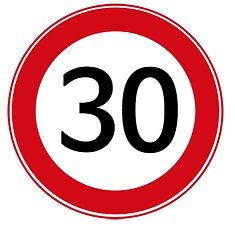
//> input picture minbaek_part/traffic_sign_vision/img/s_30.JPG, 235 x 228 px, given in place of the camera
$ ./perception   (built with g++ and OpenCV 4)
//> lines starting //> are read from the running program, lines starting //| are printed output that depends on the picture; after the words box and inside, x2 and y2 are one past the last pixel; in counts of white or black regions, pixels touching at a corner belong together
#include "opencv2/opencv.hpp"

using namespace cv;
using namespace std;

int main(void)
{
	VideoCapture capture(0);

	if (!capture.isOpened()) {
		std::cerr << "Could not open camera" << std::endl;
		return 0;
	}

	//setting
	Mat frame;
	Mat hsv_frame;
	Mat dst_frame;
	Mat blur_frame;

	// red value range
	Scalar lowerb_red(170, 50, 0);
	Scalar upperb_red(179, 255, 255);

	// blue value range
	Scalar lowerb_blue(75, 50, 0);
	Scalar upperb_blue(130, 255, 255);

	//set contours
	int mode = RETR_EXTERNAL;
	int method = CHAIN_APPROX_SIMPLE;
	vector<vector<Point> > contours;

	//set blur
	int blur_size = 15;

	while (true)
	{
		bool frame_valid = true;

		try {
			capture >> frame; // get a new frame from webcam
//> frame is the input picture: 228 rows x 235 cols, CV_8UC3; mean B, G, R 167.4, 163.9, 218.2
		}
		catch (Exception& e) {
			std::cerr << "Exception occurred. Ignoring frame... " << e.err
				<< std::endl;
			frame_valid = false;
		}
		if (frame_valid) { // input code!!!!!!!!

			cvtColor(frame, hsv_frame, COLOR_BGR2HSV);
//> hsv_frame: 228 rows x 235 cols, CV_8UC3; mean H, S, V 71.9, 68.8, 218.4
			inRange(hsv_frame, lowerb_red, upperb_red, dst_frame);
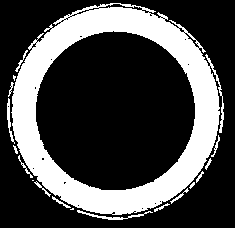
//> dst_frame: 228 rows x 235 cols, CV_8UC1; 28.6% white; 18 white regions (3 under 20 px), largest, box (x1, y1, x2, y2) and area: (11, 3, 224, 215) 14583, (77, 210, 153, 220) 169, (7, 98, 15, 144) 113
			medianBlur(dst_frame,blur_frame,blur_size);
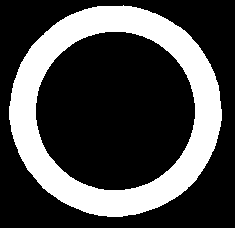
//> blur_frame: 228 rows x 235 cols, CV_8UC1; 28.6% white; 1 white region
			findContours(blur_frame,contours,noArray(),mode,method);
//> contours = 1 contour; box (x1, y1, x2, y2) and area: (9, 5, 222, 217) 34790
			for (int k = 0; k < contours.size(); k++)
			{
				Scalar color(255,0,0);
				drawContours(frame, contours, k, color, 4);

				for (int j = 0; j < contours[k].size(); j++)
				{
					Point pt = contours[k][j];
				}
			}
//> this loop made 1 pass
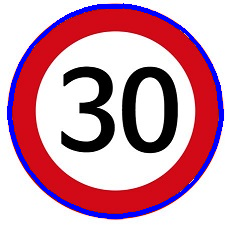
//> frame: 228 rows x 235 cols, CV_8UC3; 5.58% of pixels changed, all inside (x1, y1, x2, y2) = (7, 3, 224, 219)
			imshow("dst_frame",dst_frame);
			imshow("blur_frame",blur_frame);
			imshow("window", frame);
		}

		/*when put key, program stop*/
		if (waitKey(1) >= 0) break;
//> the Esc key is pressed
	}
	return 0;
}
